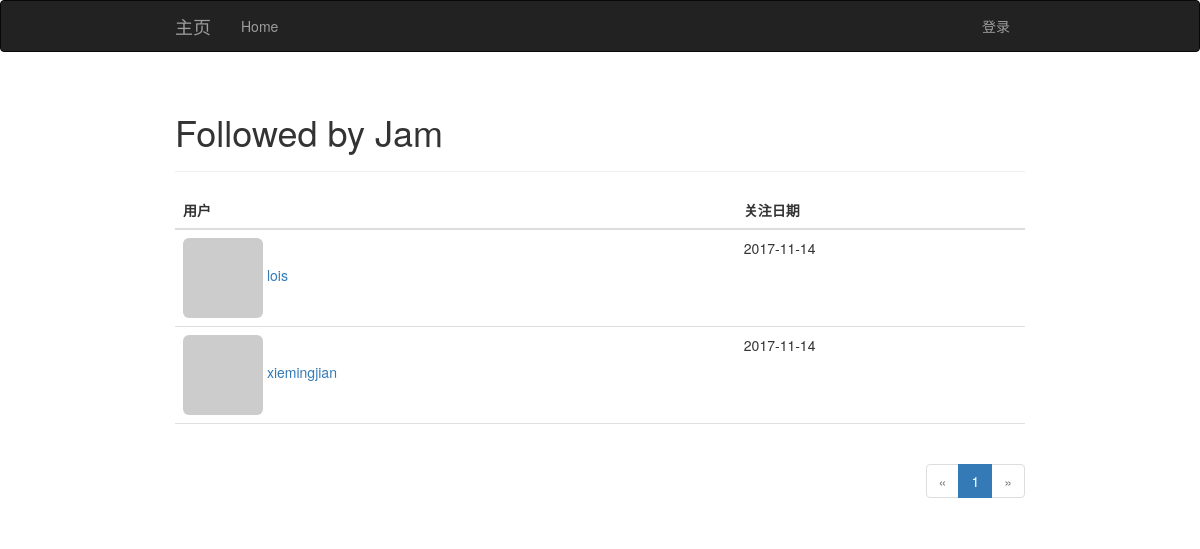
/followed-by/Jam, run on the app's committed database.
### app/models.py (models this page shows, shortened)
class User(UserMixin,db.Model):
    __tablename__ = 'users'
    id = db.Column(db.Integer,primary_key=True)
    email = db.Column(db.String(64),unique=True,index=True)   #用户认证的时候新加的
    username = db.Column(db.String(64),unique=True,index = True)
    password_hash = db.Column(db.String(128))    #密码散列
    role_id = db.Column(db.Integer,db.ForeignKey('roles.id'))
    confirmed = db.Column(db.Boolean,default=False)
    name = db.Column(db.String(64))
    location = db.Column(db.String(64))
    about_me = db.Column(db.Text())
    member_since = db.Column(db.DateTime(),default=datetime.utcnow)
    last_seen = db.Column(db.DateTime(),default=datetime.utcnow)
    avatar_hash = db.Column(db.String(32))
    posts = db.relationship('Post', backref='author', lazy='dynamic')
    followed = db.relationship('Follow',foreign_keys = [Follow.follower_id],
                               backref = db.backref('follower', lazy = 'joined'),
                               lazy = 'dynamic', cascade = 'all,delete-orphan')
    followers= db.relationship('Follow',foreign_keys = [Follow.followed_id],
                               backref = db.backref('followed', lazy = 'joined'),
                               lazy = 'dynamic', cascade = 'all,delete-orphan')
    comments = db.relationship('Comment',backref = 'author', lazy='dynamic')
    @property
    def password(self):
        raise AttributeError('password is not a readable attribute')
    def gravatar(self, size=100, default='identicon', rating='g'):
        if request.is_secure:
            url = 'https://secure.gravatar.com/avatar'
        else:
            url = 'http://www.gravatar.com/avatar'
        hash = self.avatar_hash or hashlib.md5(self.email.encode('utf-8')).hexdigest()
        return '{url}/{hash}?s={size}&d={default}&r={rating}'.format(
            url = url, hash = hash, size = size ,default = default ,rating = rating
        )

class Follow(db.Model):
    __tablename__ = 'follows'
    follower_id = db.Column(db.Integer,db.ForeignKey('users.id'),primary_key=True)
    followed_id = db.Column(db.Integer,db.ForeignKey('users.id'),primary_key=True)
    timestamp = db.Column(db.DateTime,default=datetime.utcnow())

### app/main/views.py (the view)
@main.route('/followed-by/<username>')
def followed_by(username):
    user = User.query.filter_by(username=username).first()
    if user is None:
        flash('Invalid user.')
        return redirect(url_for('.index'))
    page = request.args.get('page', 1, type=int)
    pagination = user.followed.paginate(
        page, per_page=current_app.config['FLASKY_FOLLOWERS_PER_PAGE'],
        error_out=False)
    follows = [{'user': item.followed, 'timestamp': item.timestamp}
               for item in pagination.items]
    return render_template('followers.html', user=user, title="Followed by",
                           endpoint='.followed_by', pagination=pagination,
                           follows=follows)

### app/auth/views.py (called while the page is built)
@auth.before_app_request
def before_request():
    if current_user.is_authenticated:
        current_user.ping()
        if not current_user.confirmed \
                and request.endpoint \
                and request.endpoint[:5] != 'auth.' \
                and request.endpoint != 'static':
            return redirect(url_for('auth.unconfirmed'))

### app/main/__init__.py (called while the page is built)
@main.app_context_processor
def inject_permissions():
    return dict(Permission=Permission)

### app/models.py (called while the page is built)
    def can(self, permissions):
        return False

### app/templates/followers.html (shortened to what this page needs)
{% extends "base.html" %}
{% import "_macros.html" as macros %}
{% block page_content %}
<div class="page-header">
    <h1>{{ title }} {{ user.username }}</h1>
</div>
<table class="table table-hover followers">
    <thead><tr><th>用户</th><th>关注日期</th></tr></thead>
    {% for follow in follows %}
    {% if follow.user != user %}
    <tr>
        <td>
            <a href="{{ url_for('.user', username = follow.user.username) }}">
                <img class="img-rounded" src="{{ follow.user.gravatar(size=32) }}">
                {{ follow.user.username }}
            </a>
        </td>
        <td>{{ moment(follow.timestamp).format('YYYY-MM-DD') }}</td>
    </tr>
    {% endif %}
    {% endfor %}
</table>
<div class="pagination">
    {{ macros.pagination_widget(pagination, endpoint, username = user.username) }}
</div>
{% endblock %}

### app/static/styles.css (style rules this page uses)
div.pagination { width: 100%; text-align: right; padding: 0px; margin: 0px; }
.table.followers tr { border-bottom: 1px solid #e0e0e0; }

### data on the page
User: username "Jam"
User: user.username "lois"
Follow: timestamp "2017-11-14"
User: user.username "xiemingjian"
Follow: timestamp "2017-11-14"

### other printed values
{{ title }} "Followed by"
{{ p }} "1"
